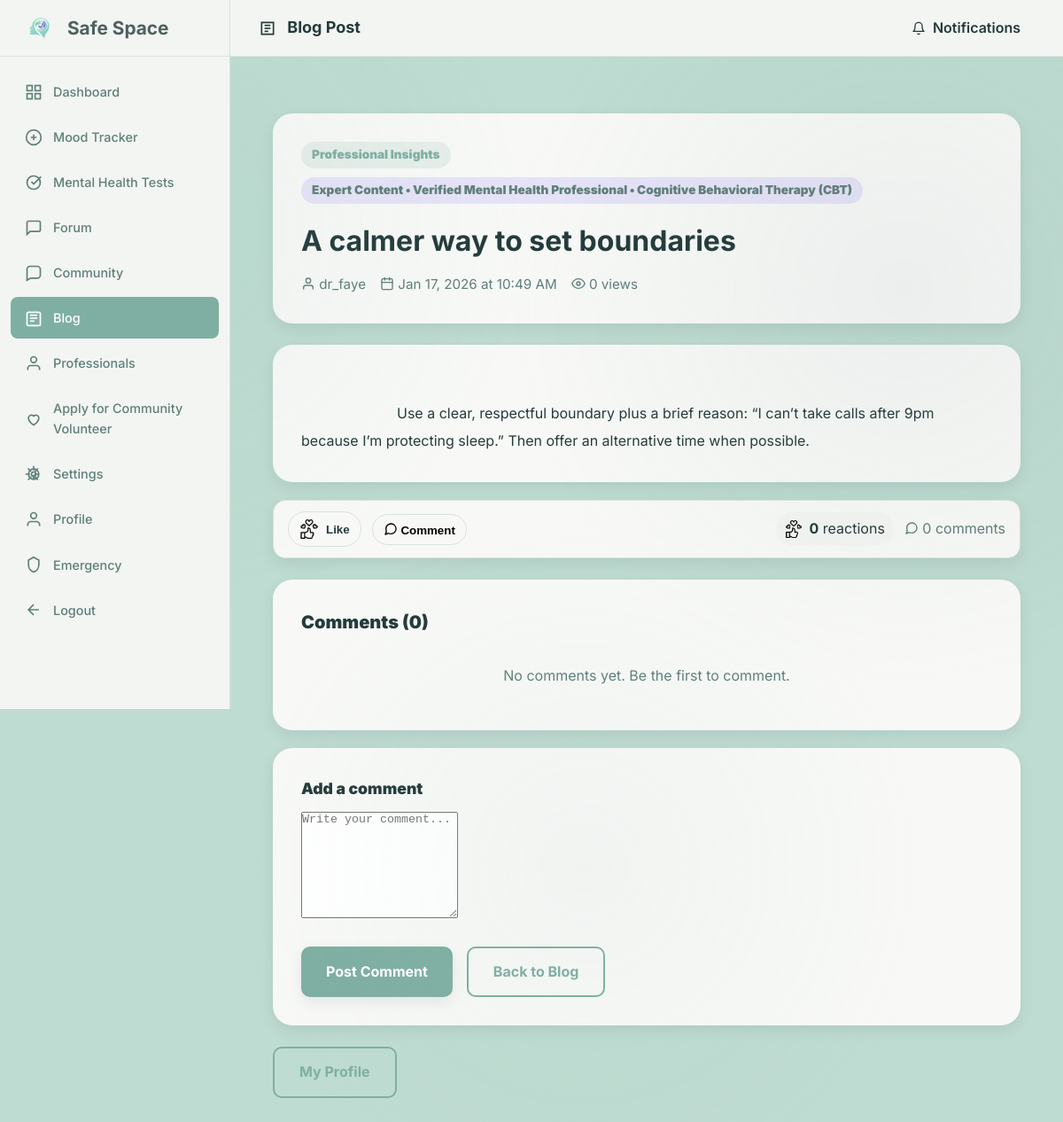
The app's page /dashboard/blog_view.php?blog_id=20 (signed in) with its own data.
### tables this page shows
CREATE TABLE blog_posts (
    blog_id INT AUTO_INCREMENT PRIMARY KEY,
    user_id INT NOT NULL,
    category VARCHAR(120) NOT NULL,
    title VARCHAR(255) NOT NULL,
    content LONGTEXT NOT NULL,
    is_professional_post BOOLEAN DEFAULT FALSE,
    view_count INT DEFAULT 0,
    comment_count INT DEFAULT 0,
    status ENUM('published', 'draft', 'deleted', 'flagged') DEFAULT 'published',
    created_at TIMESTAMP DEFAULT CURRENT_TIMESTAMP,
    updated_at TIMESTAMP DEFAULT CURRENT_TIMESTAMP ON UPDATE CURRENT_TIMESTAMP,
    FOREIGN KEY (user_id) REFERENCES users(user_id) ON DELETE CASCADE,
    INDEX idx_category (category),
    INDEX idx_status (status),
    INDEX idx_created_at (created_at),
    INDEX idx_user_blogs (user_id, created_at)
);

CREATE TABLE professionals (
    professional_id INT AUTO_INCREMENT PRIMARY KEY,
    user_id INT UNIQUE NOT NULL,
    full_name VARCHAR(100) NOT NULL,
    specialization VARCHAR(100) NOT NULL,
    license_number VARCHAR(50) NOT NULL,
    license_state VARCHAR(50) NULL,
    license_country VARCHAR(50) NOT NULL,
    degree VARCHAR(100) NOT NULL,
    years_of_experience INT DEFAULT 0,
    credentials TEXT NULL COMMENT 'JSON array of credentials',
    consultation_fee DECIMAL(10, 2) DEFAULT 0.00,
    bio_detailed TEXT NULL,
    languages_spoken VARCHAR(255) NULL COMMENT 'Comma-separated languages',
    availability_schedule TEXT NULL COMMENT 'JSON schedule object',
    is_accepting_patients BOOLEAN DEFAULT TRUE,
    verification_status ENUM('pending', 'verified', 'rejected') DEFAULT 'pending',
    verification_documents TEXT NULL COMMENT 'JSON array of document URLs',
    verified_at TIMESTAMP NULL,
    verified_by INT NULL COMMENT 'Admin ID who verified',
    created_at TIMESTAMP DEFAULT CURRENT_TIMESTAMP,
    updated_at TIMESTAMP DEFAULT CURRENT_TIMESTAMP ON UPDATE CURRENT_TIMESTAMP,
    FOREIGN KEY (user_id) REFERENCES users(user_id) ON DELETE CASCADE,
    INDEX idx_verification_status (verification_status),
    INDEX idx_specialization (specialization),
    INDEX idx_is_accepting (is_accepting_patients)
);

CREATE TABLE users (
    user_id INT AUTO_INCREMENT PRIMARY KEY,
    username VARCHAR(50) UNIQUE NOT NULL,
    email VARCHAR(100) UNIQUE NOT NULL,
    password_hash VARCHAR(255) NOT NULL,
    full_name VARCHAR(100) NULL,
    phone VARCHAR(30) NULL,
    user_type ENUM('patient', 'professional', 'volunteer', 'supporter', 'community_healer') NOT NULL,
    is_anonymous BOOLEAN DEFAULT TRUE,
    is_verified BOOLEAN DEFAULT FALSE,
    is_active BOOLEAN DEFAULT TRUE,
    profile_picture VARCHAR(255) NULL,
    bio TEXT NULL,
    date_of_birth DATE NULL,
    gender ENUM('male', 'female', 'non_binary', 'prefer_not_to_say', 'other') NULL,
    country VARCHAR(100) NULL,
    timezone VARCHAR(50) DEFAULT 'UTC',
    created_at TIMESTAMP DEFAULT CURRENT_TIMESTAMP,
    last_login TIMESTAMP NULL,
    email_verified_at TIMESTAMP NULL,
    verification_token VARCHAR(100) NULL,
    reset_token VARCHAR(100) NULL,
    reset_token_expiry TIMESTAMP NULL,
    INDEX idx_username (username),
    INDEX idx_email (email),
    INDEX idx_user_type (user_type),
    INDEX idx_is_active (is_active)
);

### config/config.php (called while the page is built, shortened)
<?php
function professional_authority_label($specialization = '', $verification_status = '') {
    $specialization = trim((string)$specialization);
    $verification_status = trim((string)$verification_status);
    $base = ($verification_status === 'verified') ? 'Verified Mental Health Professional' : 'Mental Health Professional';
    if ($specialization !== '') {
        return $base . ' • ' . $specialization;
    }
    return $base;
}
function professional_expert_content_label($specialization = '', $verification_status = '') {
    return 'Expert Content • ' . professional_authority_label($specialization, $verification_status);
}
?>

### dashboard/blog_view.php (the view, shortened to what this page needs)
<?php
require_once '../config/config.php';
$db = Database::getInstance();
$conn = $db->getConnection();
$blog_id = (int)($_GET['blog_id'] ?? 0);
$post_sql = "
    SELECT bp.blog_id, bp.title, bp.category, bp.content, bp.created_at, bp.view_count, bp.comment_count,
           bp.user_id, bp.is_professional_post,
           u.username, u.user_type,
           p.specialization AS professional_specialization, p.verification_status AS professional_verification_status
    FROM blog_posts bp
    JOIN users u ON bp.user_id = u.user_id
    LEFT JOIN professionals p ON p.user_id = u.user_id
    WHERE bp.blog_id = ? AND bp.status = 'published'
";
$post_stmt = $conn->prepare($post_sql);
$post_stmt->bind_param('i', $blog_id);
$post_stmt->execute();
$post = $post_stmt->get_result()->fetch_assoc();
$reaction_types = ['like', 'celebrate', 'support', 'love', 'insightful', 'curious'];
$reaction_assets = [
    'like' => '../images/reactions/like.png',
    'celebrate' => '../images/reactions/Linkedin-Celebrate-Icon-ClappingHands500.png',
    'support' => '../images/reactions/Linkedin-Support-Icon-HeartinHand500.png',
    'love' => '../images/reactions/Linkedin-Love-Icon-Heart500.png',
    'insightful' => '../images/reactions/Linkedin-Insightful-Icon-Lamp500.png',
    'curious' => '../images/reactions/Linkedin-Curious-Icon-PurpleSmiley500.png',
];
$reaction_counts = array_fill_keys($reaction_types, 0);
$user_reaction = null;
$total_reactions = array_sum($reaction_counts);
$comments_sql = "
    SELECT bc.comment_id, bc.content, bc.created_at,
           u.username, u.user_type,
           p.specialization AS professional_specialization, p.verification_status AS professional_verification_status
    FROM blog_comments bc
    JOIN users u ON bc.user_id = u.user_id
    LEFT JOIN professionals p ON p.user_id = u.user_id
    WHERE bc.blog_id = ? AND bc.status = 'published'
    ORDER BY bc.created_at ASC
";
$comments_stmt = $conn->prepare($comments_sql);
if (!$comments_stmt) {
    error_log('blog_view.php: failed to prepare comments query: ' . $conn->error);
    $comments = [];
} else {
$comments_stmt->bind_param('i', $blog_id);
$comments_stmt->execute();
$comments = $comments_stmt->get_result()->fetch_all(MYSQLI_ASSOC);
}
?>
<!DOCTYPE html>
<html lang="en">
<head>
    <link rel="stylesheet" href="../assets/css/styles.css">
    <link rel="stylesheet" href="includes/dashboard-layout.css">
</head>
<body>
    <div class="dashboard-wrapper">
        <?php include 'includes/sidebar.php'; ?>
        <main class="main-content">
            <div class="top-bar">
                <h2 style="margin: 0; font-size: 18px; color: var(--text-primary);">
                    <svg viewBox="0 0 24 24" width="20" height="20" fill="none" stroke="currentColor" stroke-width="2" style="display: inline-block; margin-right: 8px; vertical-align: middle;"><path d="M4 4h16v16H4z"/><path d="M8 8h8"/><path d="M8 12h8"/><path d="M8 16h5"/></svg>
                    Blog Post
                </h2>
                <div class="top-bar-right">
                    <a href="notifications.php" style="text-decoration: none; color: var(--text-primary); font-weight: 600; padding: 8px 16px; background: var(--light-bg); border-radius: 8px; display: inline-flex; align-items: center; gap: 8px;">
                        <svg class="icon icon--sm" viewBox="0 0 24 24" fill="none" stroke="currentColor" stroke-width="2" stroke-linecap="round" stroke-linejoin="round" aria-hidden="true"><path d="M18 8a6 6 0 0 0-12 0c0 7-3 9-3 9h18s-3-2-3-9"/><path d="M13.73 21a2 2 0 0 1-3.46 0"/></svg>
                        Notifications
                    </a>
                </div>
            </div>
            <div class="content-area">
                <div class="blog-view-container">
                    <div class="post-header">
                        <div class="badge-row">
                            <span class="category-chip"><?php echo htmlspecialchars($post['category']); ?></span>
                            <?php if (($post['user_type'] ?? '') === 'professional'): ?>
                                <span class="pro-chip"><?php echo htmlspecialchars(professional_expert_content_label($post['professional_specialization'] ?? '', $post['professional_verification_status'] ?? '')); ?></span>
                            <?php endif; ?>
                        </div>
                        <h1 style="margin: 0; font-size: 2rem; color: var(--text-primary);">
                            <?php echo htmlspecialchars($post['title']); ?>
                        </h1>
                        <div class="post-meta">
                            <span><svg class="icon icon--sm" viewBox="0 0 24 24" fill="none" stroke="currentColor" stroke-width="2" stroke-linecap="round" stroke-linejoin="round" aria-hidden="true"><path d="M20 21v-2a4 4 0 0 0-4-4H8a4 4 0 0 0-4 4v2"/><path d="M12 3a4 4 0 1 1 0 8 4 4 0 0 1 0-8z"/></svg> <?php echo htmlspecialchars($post['username']); ?></span>
                            <span><svg class="icon icon--sm" viewBox="0 0 24 24" fill="none" stroke="currentColor" stroke-width="2" stroke-linecap="round" stroke-linejoin="round" aria-hidden="true"><rect x="3" y="4" width="18" height="18" rx="2" ry="2"/><path d="M16 2v4"/><path d="M8 2v4"/><path d="M3 10h18"/></svg> <?php echo date('M j, Y \a\t g:i A', strtotime($post['created_at'])); ?></span>
                            <span><svg class="icon icon--sm" viewBox="0 0 24 24" fill="none" stroke="currentColor" stroke-width="2" stroke-linecap="round" stroke-linejoin="round" aria-hidden="true"><path d="M1 12s4-8 11-8 11 8 11 8-4 8-11 8-11-8-11-8z"/><circle cx="12" cy="12" r="3"/></svg> <?php echo (int)$post['view_count']; ?> views</span>
                        </div>
                    </div>
                    <div class="post-content">
                        <?php echo htmlspecialchars($post['content']); ?>
                    </div>
                    <div class="post-actions" aria-label="Post actions">
                        <div class="post-actions-left">
                            <div class="reaction-wrapper" id="reactionWrapper" data-blog-id="<?php echo $blog_id; ?>">
                                <button type="button" class="reaction-trigger" id="reactionTrigger" aria-haspopup="true" aria-expanded="false">
                                    <img id="activeReactionIcon" src="<?php echo htmlspecialchars($reaction_assets[$user_reaction ?? 'like']); ?>" alt="Current reaction">
                                    <span id="activeReactionLabel" style="font-weight: 900; color: var(--text-primary);">
                                        <?php echo $user_reaction ? ucfirst($user_reaction) : 'Like'; ?>
                                    </span>
                                </button>
                            </div>
                            <button class="action-chip" type="button" data-scroll-target="#commentFormSection">
                                Comment
                            </button>
                        </div>
                        <div class="post-actions-meta">
                            <span class="reaction-count-chip" id="reactionCountChip">
                                <img src="<?php echo htmlspecialchars($reaction_assets['like']); ?>" alt="Reactions">
                                <span><strong id="reactionTotal"><?php echo $total_reactions; ?></strong> reactions</span>
                            </span>
                            <span style="color: var(--text-secondary);">
                                <?php echo (int)$post['comment_count']; ?> comments
                            </span>
                        </div>
                    </div>
                    <div class="comments-section" id="commentsSection">
                        <div style="font-size: 1.25rem; font-weight: 900; color: var(--text-primary); margin-bottom: 1rem;">Comments (<?php echo count($comments); ?>)</div>
                        <?php if (count($comments) > 0): ?>
                            <?php foreach ($comments as $comment): ?>
                                <div class="comment-item">
                                    <div class="comment-meta">
                                        <span class="comment-author">
                                            <?php echo htmlspecialchars($comment['username']); ?>
                                            <?php if (($comment['user_type'] ?? '') === 'professional'): ?>
                                                <span class="pro-chip" style="margin-left: 8px;"><?php echo htmlspecialchars(professional_expert_content_label($comment['professional_specialization'] ?? '', $comment['professional_verification_status'] ?? '')); ?></span>
                                            <?php endif; ?>
                                        </span>
                                        <span><?php echo date('M j, Y \a\t g:i A', strtotime($comment['created_at'])); ?></span>
                                    </div>
                                    <div style="margin-top: 0.5rem; white-space: pre-wrap; color: var(--text-primary);">
                                        <?php echo htmlspecialchars($comment['content']); ?>
                                    </div>
                                </div>
                            <?php endforeach; ?>
                        <?php else: ?>
                            <p style="margin: 0; color: var(--text-secondary); text-align: center; padding: 1rem;">No comments yet. Be the first to comment.</p>
                        <?php endif; ?>
                    </div>
                    <div class="new-comment" id="commentFormSection">
                        <div style="font-size: 1.1rem; font-weight: 900; color: var(--text-primary); margin-bottom: 0.75rem;">Add a comment</div>
                        <form method="POST" action="">
                            <div class="form-group">
                                <textarea name="comment_content" required placeholder="Write your comment..." style="min-height: 120px;"></textarea>
                            </div>
                            <div style="display: flex; gap: 1rem; flex-wrap: wrap;">
                                <button type="submit" name="add_comment" class="btn btn-primary">Post Comment</button>
                                <a href="blogs.php" class="btn btn-secondary">Back to Blog</a>
                            </div>
                        </form>
                    </div>
                    <div style="display: flex; gap: 1rem; margin-top: 1.5rem; flex-wrap: wrap;">
                        <a href="profile.php" class="btn btn-secondary">My Profile</a>
                    </div>
                </div>
            </div>
        </main>
    </div>
</body>
</html>

### records on screen
blog_posts: category "Professional Insights", professionals.specialization+verification_status "Expert Content • Verified Mental Health Professional • Cognitive Behavioral Therapy (CBT)", title "A calmer way to set boundaries", user.username "dr_faye", created_at "Jan 17, 2026 at 10:49 AM", view_count "0", content "Use a clear, respectful boundary plus a brief reason: “I can’t take calls after 9pm because I’m protecting sleep.” Then offer an alternative time when possible.", comment_count "0"

### other values on screen
$total_reactions "0"
count($comments) "0"
